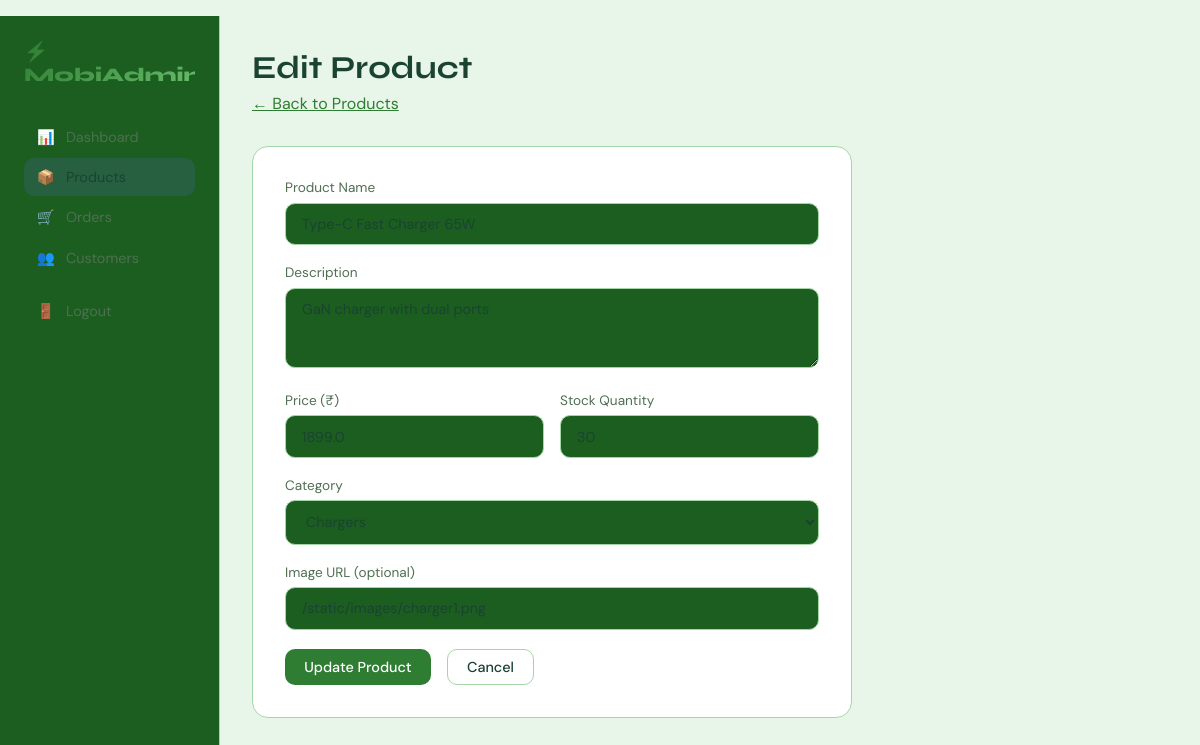
/admin/products/edit/11 (signed in), run on the app's committed database.
### tables this page shows
CREATE TABLE products (
            id INTEGER PRIMARY KEY AUTOINCREMENT,
            name TEXT NOT NULL,
            description TEXT,
            price REAL NOT NULL,
            stock INTEGER DEFAULT 0,
            category TEXT,
            image_url TEXT DEFAULT '/static/images/default.png',
            created_at TEXT DEFAULT CURRENT_TIMESTAMP
        );

### app.py (the view, shortened to what this page needs)
@app.route('/admin/products/edit/<int:pid>', methods=['GET', 'POST'])
@login_required
@admin_required
def edit_product(pid):
    db = get_db()
    product = db.execute("SELECT * FROM products WHERE id=?", (pid,)).fetchone()
    db.close()
    return render_template('admin/product_form.html', product=product)

### app.py (called while the page is built)
def get_db():
    conn = sqlite3.connect(DB)
    conn.row_factory = sqlite3.Row
    return conn

def login_required(f):
    @wraps(f)
    def decorated(*args, **kwargs):
        if 'user_id' not in session:
            flash('Please login first.', 'warning')
            return redirect(url_for('login'))
        return f(*args, **kwargs)
    return decorated

def admin_required(f):
    @wraps(f)
    def decorated(*args, **kwargs):
        if session.get('role') != 'admin':
            flash('Admin access only.', 'danger')
            return redirect(url_for('home'))
        return f(*args, **kwargs)
    return decorated

### templates/admin/product_form.html (shortened to what this page needs)
{% extends 'base.html' %}
{% block content %}
<div class="admin-layout">
  <div class="sidebar">
    <a href="{{ url_for('admin_dashboard') }}" class="sidebar-brand">⚡ MobiAdmin</a>
    <a href="{{ url_for('admin_dashboard') }}" class="sidebar-link"><span>📊</span>Dashboard</a>
    <a href="{{ url_for('admin_products') }}" class="sidebar-link active"><span>📦</span>Products</a>
    <a href="{{ url_for('admin_orders') }}" class="sidebar-link"><span>🛒</span>Orders</a>
    <a href="{{ url_for('admin_customers') }}" class="sidebar-link"><span>👥</span>Customers</a>
    <a href="{{ url_for('logout') }}" class="sidebar-link" style="margin-top:1rem;"><span>🚪</span>Logout</a>
  </div>
  <div class="main-content">
    <div class="page-header">
      <h1>{{ 'Edit Product' if product else 'Add New Product' }}</h1>
      <p><a href="{{ url_for('admin_products') }}" style="color:var(--accent);">← Back to Products</a></p>
    </div>
    <div class="form-card">
      <form method="POST">
        <div class="form-group">
          <label>Product Name</label>
          <input type="text" name="name" value="{{ product.name if product else '' }}" placeholder="e.g. iPhone 15 Pro Case" required>
        </div>
        <div class="form-group">
          <label>Description</label>
          <textarea name="description" placeholder="Describe the product...">{{ product.description if product else '' }}</textarea>
        </div>
        <div style="display:grid;grid-template-columns:1fr 1fr;gap:1rem;">
          <div class="form-group">
            <label>Price (₹)</label>
            <input type="number" name="price" step="0.01" value="{{ product.price if product else '' }}" placeholder="999" required>
          </div>
          <div class="form-group">
            <label>Stock Quantity</label>
            <input type="number" name="stock" value="{{ product.stock if product else '' }}" placeholder="50" required>
          </div>
        </div>
        <div class="form-group">
          <label>Category</label>
          <select name="category" required>
            {% for cat in ['Cases','Screen Guards','Chargers','Audio','Mounts','Accessories','Grips','Power'] %}
            <option value="{{ cat }}" {% if product and product.category==cat %}selected{% endif %}>{{ cat }}</option>
            {% endfor %}
          </select>
        </div>
        <div class="form-group">
          <label>Image URL (optional)</label>
          <input type="text" name="image_url" value="{{ product.image_url if product else '' }}" placeholder="/static/images/product.png">
        </div>
        <div style="display:flex;gap:1rem;margin-top:1rem;">
          <button type="submit" class="btn btn-primary">{{ 'Update Product' if product else 'Add Product' }}</button>
          <a href="{{ url_for('admin_products') }}" class="btn btn-outline">Cancel</a>
        </div>
      </form>
    </div>
  </div>
</div>
{% endblock %}

### templates/base.html (style rules this page uses)
:root { --bg: #e8f5e9; --surface: #1b5e20; --card: #ffffff; --border: #a5d6a7; --accent: #2e7d32; --accent2: #66bb6a; --accent3: #43a047; --text: #1b4332; --muted: #4f6f52; --white: #ffffff; }
* { margin:0; padding:0; box-sizing:border-box; }
body { background:var(--bg); color:var(--text); font-family:'DM Sans',sans-serif; min-height:100vh; }
h1,h2,h3,h4 { font-family:'Syne',sans-serif; }
.btn { display:inline-flex; align-items:center; gap:.5rem; padding:.5rem 1.2rem; border-radius:10px; border:none; cursor:pointer; font-family:'DM Sans',sans-serif; font-size:.9rem; font-weight:500; text-decoration:none; transition:.2s; }
.btn-primary { background:var(--accent); color:#fff; }
.btn-outline { background:transparent; color:var(--text); border:1px solid var(--border); }
.page-header { margin-bottom:2rem; }
.page-header h1 { font-size:2rem; margin-bottom:.4rem; }
.page-header p { color:var(--muted); }
.form-card { background:var(--card); border-radius:16px; border:1px solid var(--border); padding:2rem; max-width:600px; }
.form-group { margin-bottom:1.2rem; }
.form-group label { display:block; margin-bottom:.4rem; font-size:.85rem; color:var(--muted); }
.form-group input, .form-group select, .form-group textarea { width:100%; background:var(--surface); border:1px solid var(--border); color:var(--text); padding:.7rem 1rem; border-radius:10px; font-family:'DM Sans',sans-serif; font-size:.9rem; transition:.2s; }
.form-group textarea { resize:vertical; min-height:80px; }
select option { background:var(--surface); }

### templates/admin/product_form.html (style rules this page uses)
.admin-layout { display:grid; grid-template-columns:220px 1fr; min-height:100vh; }
.sidebar { background:var(--surface); border-right:1px solid var(--border); padding:1.5rem; }
.sidebar-brand { font-family:'Syne',sans-serif; font-size:1.2rem; font-weight:800; background:linear-gradient(135deg,var(--accent),var(--accent2)); -webkit-background-clip:text; -webkit-text-fill-color:transparent; margin-bottom:2rem; display:block; text-decoration:none; }
.sidebar-link { display:flex; align-items:center; gap:.7rem; padding:.6rem .8rem; border-radius:10px; color:var(--muted); text-decoration:none; font-size:.9rem; transition:.2s; margin-bottom:.2rem; }
.sidebar-link:hover,.sidebar-link.active { background:rgba(108,99,255,.15); color:var(--text); }
.main-content { padding:2rem; }

### data on the page
products: name "Type-C Fast Charger 65W", description "GaN charger with dual ports", price "1899.0", stock "30", category "Chargers", image_url "/static/images/charger1.png"

### other printed values
{{ 'Edit Product' if product else 'Add New Product' }} "Edit Product"
{{ 'Update Product' if product else 'Add Product' }} "Update Product"
